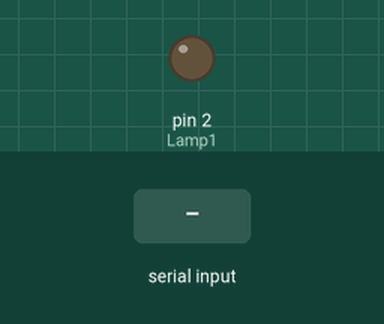
The sketch below on a simulated Arduino Uno, built with avr-gcc and run on an emulated ATmega328P. Parts: output pins drawn as LEDs (lit = HIGH). The inputs (shaded band) are chosen by the test bench.

Above: at 1.2 s.
1.3 s: "1" received over Serial
At 1.6 s:
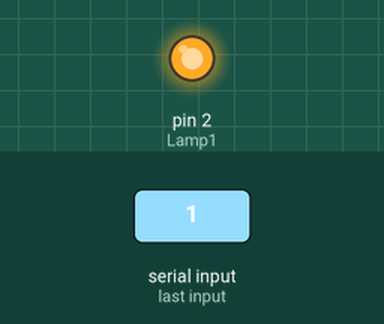
2.8 s: "0" received over Serial
At 3.9 s:
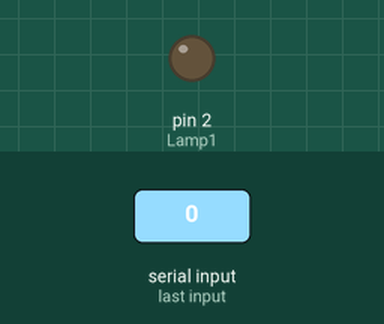
Timing chart, 0 to 5.8 s (numbered marks = the images above; inputs shaded):
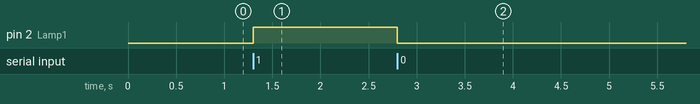

The sketch:

Test_lelay.ino
```cpp
#define Lamp1 2

char test ;

void setup()
{
  Serial.begin(9600);
  pinMode(Lamp1, OUTPUT);
}

void loop()
{
  if(Serial.available())
    test = Serial.read();
  else if(test == '1')
  {
    digitalWrite(Lamp1, HIGH);
  }
  else if(test == '0')
  {
    digitalWrite(Lamp1, LOW);
  }
}
```

Measured:
- after the input at 1.3 s, pin 2 (Lamp1): LOW → HIGH at once
- after the input at 2.8 s, pin 2 (Lamp1): HIGH → LOW at once
